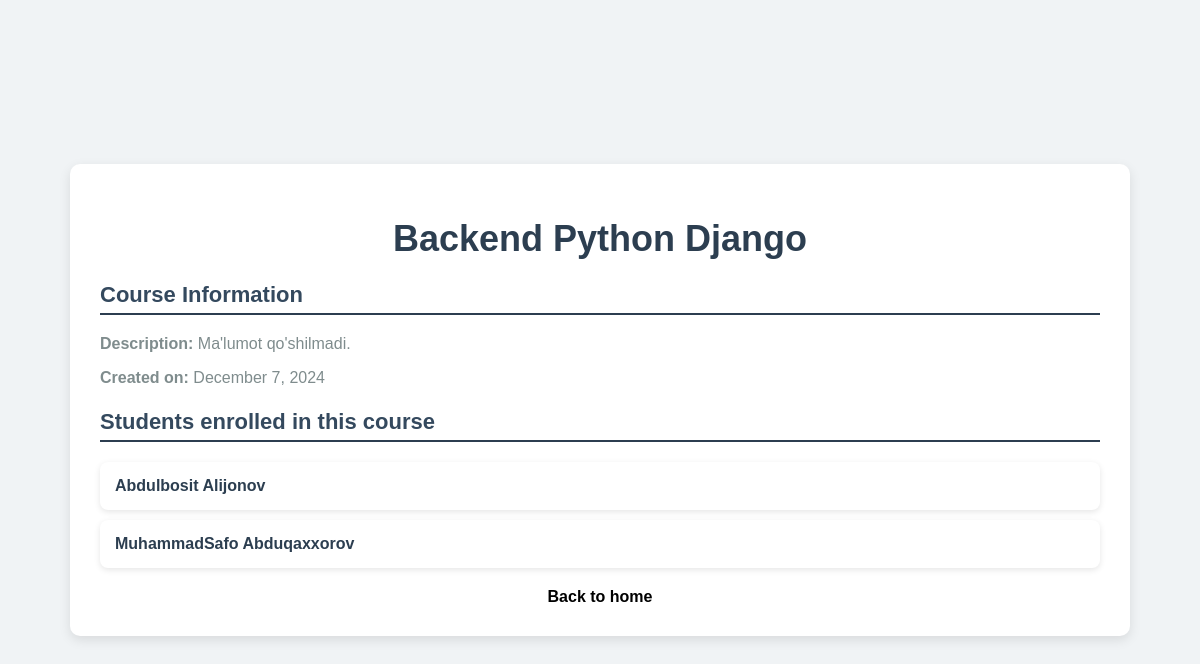
Screenshot of /course/6/ with the database file from the repository.
### manager/models.py (models this page shows, shortened)
class Course(models.Model):
    title = models.CharField(max_length=50, unique=True)
    description = models.TextField(null=True, blank=True)
    created_at = models.DateTimeField(auto_now_add=True)
    updated_at = models.DateTimeField(auto_now=True)

class Student(models.Model):
    name = models.CharField(max_length=100)
    email = models.CharField(max_length=100, null=True, blank=True)
    photo = models.ImageField(upload_to='photos/', null=True, blank=True)
    enrolled_at = models.DateTimeField(auto_now_add=True)
    course = models.ForeignKey(Course, on_delete=models.CASCADE, null=True, blank=True)

### manager/views.py (the view)
# urls.py: path('course/<int:pk>/', course, name='course')
def course(request: WSGIRequest, pk):
    course = get_object_or_404(Course, pk=pk)
    students = Student.objects.filter(course=course)
    context = {
        'course': course,
        'students': students
    }
    return render(request, 'courses.html', context)

### templates/courses.html (shortened to what this page needs)
<!DOCTYPE html>
<html lang="en">
<head>
</head>
<body>
<div class="container">
    <h1>{{ course.title }}</h1>
    <div class="course-info">
        <h3>Course Information</h3>
        <p><strong>Description:</strong> {{ course.description }}</p>
        <p><strong>Created on:</strong> {{ course.created_at|date:"F j, Y" }}</p>
    </div>
    <h3>Students enrolled in this course</h3>
    <ul>
        {% for student in students %}
        <li class="student-item" data-url="{% url 'student' student.pk %}">
            <a href="javascript:void(0)">{{ student.name }}</a>
        </li>
        {% empty %}
        <li>No students enrolled in this course yet.</li>
        {% endfor %}
    </ul>
    <a href="{% url 'home' %}" class="back-link">Back to home</a>
</div>
</body>
</html>

### templates/courses.html (style rules this page uses)
body { font-family: 'Arial', sans-serif; background-color: #f0f3f5; margin: 0; padding: 0; display: flex; justify-content: center; user-select: none; align-items: center; height: 100vh; color: #333; }
.container { max-width: 1000px; width: 100%; padding: 30px; background-color: #ffffff; box-shadow: 0 4px 12px rgba(0, 0, 0, 0.1); border-radius: 10px; overflow: hidden; }
h1 { text-align: center; color: #2c3e50; font-size: 36px; margin-bottom: 15px; }
.course-info { margin-bottom: 20px; font-size: 16px; color: #7f8c8d; }
h3 { color: #34495e; margin-bottom: 20px; font-size: 22px; border-bottom: 2px solid #2c3e50; padding-bottom: 5px; }
ul { list-style-type: none; padding: 0; margin: 0; }
li { background-color: #ffffff; margin: 10px 0; padding: 15px; box-shadow: 0 2px 6px rgba(0, 0, 0, 0.1); border-radius: 8px; transition: transform 0.3s ease, box-shadow 0.3s ease; cursor: pointer; position: relative; }
a { text-decoration: none; color: #2c3e50; font-weight: bold; transition: color 0.3s ease; }
.back-link { display: block; text-align: center; text-decoration: none; font-weight: bold; color: black; margin-top: 20px; font-size: 16px; }

### rows the page displays
Course: title "Backend Python Django", description "Ma'lumot qo'shilmadi.", created_at "December 7, 2024"
Student: name "Abdulbosit Alijonov"
Student: name "MuhammadSafo Abduqaxxorov"
